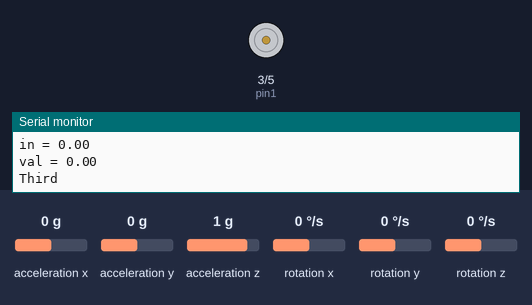
The sketch below on a simulated Arduino Uno, built with avr-gcc and run on an emulated ATmega328P. Shown: motor-driver pin pairs drawn as motors (green arrow = first pin HIGH = forward, orange = second pin HIGH = backward, longer = more drive), the last lines printed to the serial monitor. Inputs (shaded band) come from the test bench; at power-on: acceleration x 0 g, acceleration y 0 g, acceleration z 1 g, rotation x 0 °/s, rotation y 0 °/s, rotation z 0 °/s.

Above: at 1.2 s.
1.3 s: acceleration x set to -1.4 g
At 2.5 s:
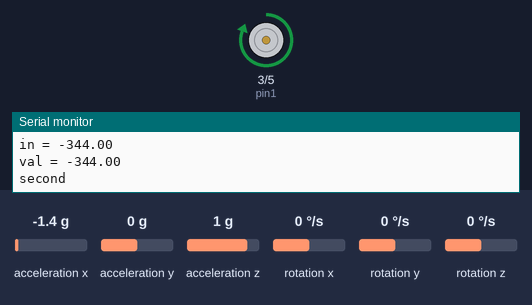
2.8 s: acceleration x set to 0.8 g
At 3.5 s:
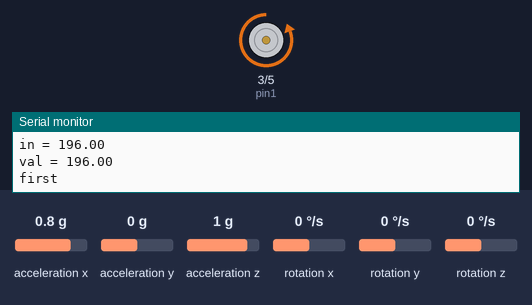
4.5 s: acceleration x set to -0.1 g
At 4.69 s:
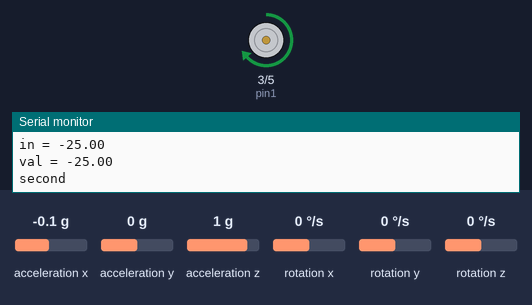
7.5 s: acceleration x set to 0.1 g
10.5 s: acceleration x set to -0.8 g
At 11.1 s:
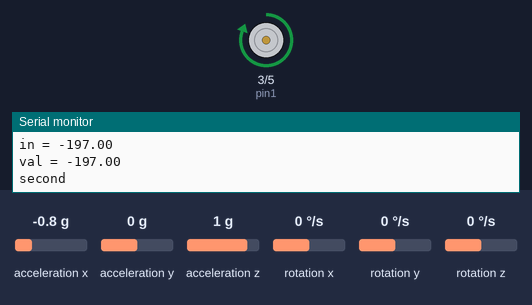
12.0 s: acceleration x set to 1.4 g
At 12.6 s:
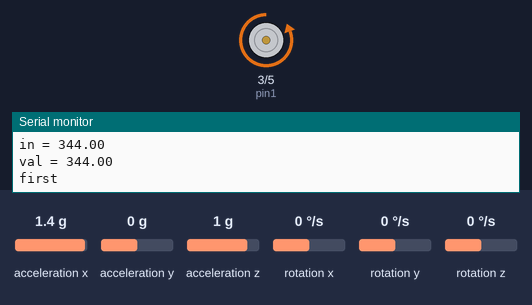
Timing chart, 0 to 14.5 s (numbered marks = the images above; inputs shaded):
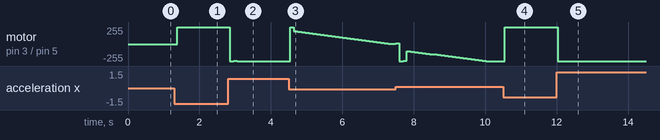

Measured:
- after the input at 1.3 s, motor on pin 3 (pin1) / pin 5 (pin2): stopped → forward 255/255 after 0.07 s
- after the input at 2.8 s, motor on pin 3 (pin1) / pin 5 (pin2): forward 255/255 → backward 255/255 after 0.05 s, → backward 254/255 0.11 s later, → backward 255/255 0.11 s later
- after the input at 4.5 s, motor on pin 3 (pin1) / pin 5 (pin2): backward 255/255 → forward 255/255 at once, → forward 190/255 0.11 s later, → forward 182/255 0.11 s later, → forward 175/255 0.11 s later, … (29 changes in this stretch)
- after the input at 10.5 s, motor on pin 3 (pin1) / pin 5 (pin2): backward 255/255 → forward 255/255 after 0.05 s
- after the input at 12.0 s, motor on pin 3 (pin1) / pin 5 (pin2): forward 255/255 → backward 255/255 at once

The sketch:

motorpid.ino
```cpp
#include<Wire.h>
#include<I2Cdev.h>
#include<MPU6050.h>
#include<PID_v1.h>

MPU6050 mpu;
int16_t ax, ay, az;
int16_t gx, gy, gz;

#define pin1 3 //for one pin of motor
#define pin2 5 // for another pin of motor

double sp,setpoint,input,output,out,val,in,sal;
PID mypid(&in,&out,&sp,2,15,18.5,DIRECT);
void setup() {

//delay(1000);
sp=0;
setpoint=analogRead(0);
Serial.begin(
  115200);
mypid.SetSampleTime(20);
mypid.SetMode(AUTOMATIC);
mypid.SetOutputLimits(-255,255);
 Serial.println("Initialize MPU");
 mpu.initialize();
 //Serial.println(mpu.testConnection() ? "Connected" : "Connection failed");
 pinMode(pin1,OUTPUT);
 pinMode(pin2,OUTPUT);
}

void loop() {
   mpu.getMotion6(&ax, &ay, &az, &gx, &gy, &gz);
   double bx,setpoint,input,output;
   double ki,kp,kd;
   ax = map(ax, -17000, 17000, -255, 255 //ax is the tilt we are taking to change
   );// changing range
   Serial.print("ax = ");
   Serial.println(ax);
  setpoint=ax;
  in=ax;
  Serial.print("in = ");
  Serial.println(in);
  val=setpoint-input;
  in=val;
  mypid.Compute();
  Serial.print("val = ");
  Serial.println(val);
  if(abs(val)>0){
    if(val>0){
      output=abs(out);
    analogWrite(pin2,output);
    analogWrite(pin1,0);
    Serial.println("first");
    }
    else{
      output=abs(out);
      analogWrite(pin1,output);
      analogWrite(pin2,0);
      Serial.println("second");
      }
    /*else {
      analogWrite(pin2,255);
      analogWrite(pin1,0);
      }*/
  }
  else{
    analogWrite(pin1,0);
    analogWrite(pin2,0);
    Serial.println("Third");
    }

  /*if(val<0){
    if(val>-255){
    analogWrite(pin1,-output);
    analogWrite(pin2,0);
    }
    else{
      analogWrite(pin1,255);
      analogWrite(pin2,0);
      }
  }*/
  delay(100);
 }
```
